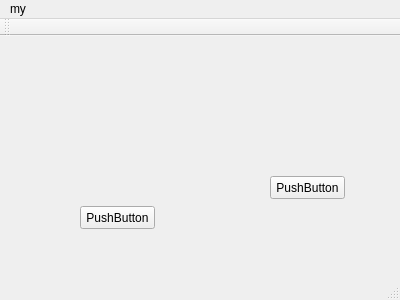
<?xml version="1.0" encoding="UTF-8"?>
<ui version="4.0">
 <class>MainWindow</class>
 <widget class="QMainWindow" name="MainWindow">
  <property name="geometry">
   <rect>
    <x>0</x>
    <y>0</y>
    <width>400</width>
    <height>300</height>
   </rect>
  </property>
  <property name="windowTitle">
   <string>MainWindow</string>
  </property>
  <widget class="QWidget" name="centralWidget">
   <widget class="QPushButton" name="pushButton">
    <property name="geometry">
     <rect>
      <x>80</x>
      <y>170</y>
      <width>75</width>
      <height>23</height>
     </rect>
    </property>
    <property name="text">
     <string>PushButton</string>
    </property>
   </widget>
   <widget class="QPushButton" name="pushButton_2">
    <property name="geometry">
     <rect>
      <x>270</x>
      <y>140</y>
      <width>75</width>
      <height>23</height>
     </rect>
    </property>
    <property name="text">
     <string>PushButton</string>
    </property>
   </widget>
  </widget>
  <widget class="QMenuBar" name="menuBar">
   <property name="geometry">
    <rect>
     <x>0</x>
     <y>0</y>
     <width>400</width>
     <height>21</height>
    </rect>
   </property>
   <widget class="QMenu" name="menuMy">
    <property name="title">
     <string>my</string>
    </property>
   </widget>
   <addaction name="menuMy"/>
  </widget>
  <widget class="QToolBar" name="mainToolBar">
   <attribute name="toolBarArea">
    <enum>TopToolBarArea</enum>
   </attribute>
   <attribute name="toolBarBreak">
    <bool>false</bool>
   </attribute>
  </widget>
  <widget class="QStatusBar" name="statusBar"/>
 </widget>
 <layoutdefault spacing="6" margin="11"/>
 <resources/>
 <connections/>
</ui>
